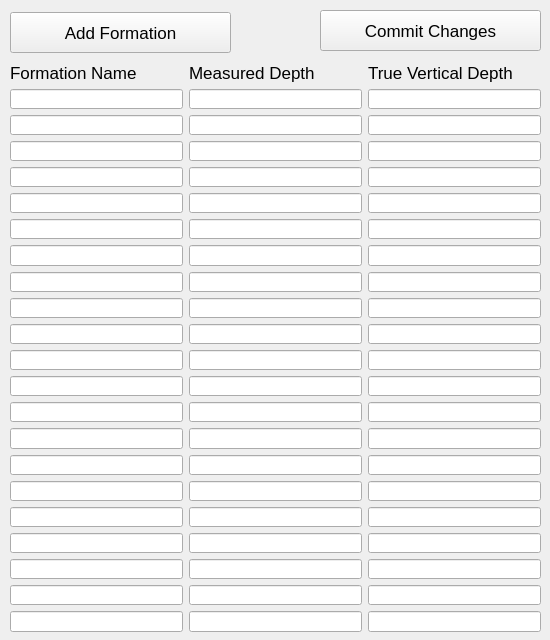
<?xml version="1.0" encoding="UTF-8"?>
<ui version="4.0">
 <class>formationWindow</class>
 <widget class="QMainWindow" name="formationWindow">
  <property name="geometry">
   <rect>
    <x>0</x>
    <y>0</y>
    <width>550</width>
    <height>640</height>
   </rect>
  </property>
  <property name="font">
   <font>
    <pointsize>8</pointsize>
   </font>
  </property>
  <property name="windowTitle">
   <string>Drilling Tools - Formation Editor - {well}</string>
  </property>
  <widget class="QWidget" name="centralwidget">
   <widget class="QPushButton" name="addFormationBtn">
    <property name="geometry">
     <rect>
      <x>10</x>
      <y>12</y>
      <width>221</width>
      <height>41</height>
     </rect>
    </property>
    <property name="font">
     <font>
      <pointsize>13</pointsize>
     </font>
    </property>
    <property name="text">
     <string>Add Formation</string>
    </property>
   </widget>
   <widget class="QPushButton" name="commitChangesBtn">
    <property name="geometry">
     <rect>
      <x>320</x>
      <y>10</y>
      <width>221</width>
      <height>41</height>
     </rect>
    </property>
    <property name="font">
     <font>
      <pointsize>13</pointsize>
     </font>
    </property>
    <property name="text">
     <string>Commit Changes</string>
    </property>
   </widget>
   <widget class="QWidget" name="">
    <property name="geometry">
     <rect>
      <x>10</x>
      <y>63</y>
      <width>531</width>
      <height>569</height>
     </rect>
    </property>
    <layout class="QGridLayout" name="gridLayout">
     <item row="0" column="0">
      <widget class="QLabel" name="label">
       <property name="font">
        <font>
         <pointsize>13</pointsize>
        </font>
       </property>
       <property name="text">
        <string>Formation Name</string>
       </property>
       <property name="alignment">
        <set>Qt::AlignLeading|Qt::AlignLeft|Qt::AlignVCenter</set>
       </property>
      </widget>
     </item>
     <item row="0" column="1">
      <widget class="QLabel" name="label_2">
       <property name="font">
        <font>
         <pointsize>13</pointsize>
        </font>
       </property>
       <property name="text">
        <string>Measured Depth</string>
       </property>
      </widget>
     </item>
     <item row="0" column="2">
      <widget class="QLabel" name="label_3">
       <property name="font">
        <font>
         <pointsize>13</pointsize>
        </font>
       </property>
       <property name="text">
        <string>True Vertical Depth</string>
       </property>
      </widget>
     </item>
     <item row="1" column="0">
      <widget class="QLineEdit" name="f0"/>
     </item>
     <item row="1" column="1">
      <widget class="QLineEdit" name="m0"/>
     </item>
     <item row="1" column="2">
      <widget class="QLineEdit" name="t0"/>
     </item>
     <item row="2" column="0">
      <widget class="QLineEdit" name="f1"/>
     </item>
     <item row="2" column="1">
      <widget class="QLineEdit" name="m1"/>
     </item>
     <item row="2" column="2">
      <widget class="QLineEdit" name="t1"/>
     </item>
     <item row="3" column="0">
      <widget class="QLineEdit" name="f2"/>
     </item>
     <item row="3" column="1">
      <widget class="QLineEdit" name="m2"/>
     </item>
     <item row="3" column="2">
      <widget class="QLineEdit" name="lineEdit_9"/>
     </item>
     <item row="4" column="0">
      <widget class="QLineEdit" name="f3"/>
     </item>
     <item row="4" column="1">
      <widget class="QLineEdit" name="m3"/>
     </item>
     <item row="4" column="2">
      <widget class="QLineEdit" name="lineEdit_12"/>
     </item>
     <item row="5" column="0">
      <widget class="QLineEdit" name="f4"/>
     </item>
     <item row="5" column="1">
      <widget class="QLineEdit" name="m4"/>
     </item>
     <item row="5" column="2">
      <widget class="QLineEdit" name="t4"/>
     </item>
     <item row="6" column="0">
      <widget class="QLineEdit" name="f5"/>
     </item>
     <item row="6" column="1">
      <widget class="QLineEdit" name="m5"/>
     </item>
     <item row="6" column="2">
      <widget class="QLineEdit" name="t5"/>
     </item>
     <item row="7" column="0">
      <widget class="QLineEdit" name="f6"/>
     </item>
     <item row="7" column="1">
      <widget class="QLineEdit" name="m6"/>
     </item>
     <item row="7" column="2">
      <widget class="QLineEdit" name="t6"/>
     </item>
     <item row="8" column="0">
      <widget class="QLineEdit" name="f7"/>
     </item>
     <item row="8" column="1">
      <widget class="QLineEdit" name="m7"/>
     </item>
     <item row="8" column="2">
      <widget class="QLineEdit" name="t7"/>
     </item>
     <item row="9" column="0">
      <widget class="QLineEdit" name="f8"/>
     </item>
     <item row="9" column="1">
      <widget class="QLineEdit" name="m8"/>
     </item>
     <item row="9" column="2">
      <widget class="QLineEdit" name="t8"/>
     </item>
     <item row="10" column="0">
      <widget class="QLineEdit" name="f9"/>
     </item>
     <item row="10" column="1">
      <widget class="QLineEdit" name="m9"/>
     </item>
     <item row="10" column="2">
      <widget class="QLineEdit" name="t9"/>
     </item>
     <item row="11" column="0">
      <widget class="QLineEdit" name="f10"/>
     </item>
     <item row="11" column="1">
      <widget class="QLineEdit" name="m10"/>
     </item>
     <item row="11" column="2">
      <widget class="QLineEdit" name="t10"/>
     </item>
     <item row="12" column="0">
      <widget class="QLineEdit" name="f11"/>
     </item>
     <item row="12" column="1">
      <widget class="QLineEdit" name="m11"/>
     </item>
     <item row="12" column="2">
      <widget class="QLineEdit" name="t11"/>
     </item>
     <item row="13" column="0">
      <widget class="QLineEdit" name="f12"/>
     </item>
     <item row="13" column="1">
      <widget class="QLineEdit" name="m12"/>
     </item>
     <item row="13" column="2">
      <widget class="QLineEdit" name="t12"/>
     </item>
     <item row="14" column="0">
      <widget class="QLineEdit" name="f13"/>
     </item>
     <item row="14" column="1">
      <widget class="QLineEdit" name="m13"/>
     </item>
     <item row="14" column="2">
      <widget class="QLineEdit" name="t13"/>
     </item>
     <item row="15" column="0">
      <widget class="QLineEdit" name="f14"/>
     </item>
     <item row="15" column="1">
      <widget class="QLineEdit" name="m14"/>
     </item>
     <item row="15" column="2">
      <widget class="QLineEdit" name="t14"/>
     </item>
     <item row="16" column="0">
      <widget class="QLineEdit" name="f15"/>
     </item>
     <item row="16" column="1">
      <widget class="QLineEdit" name="m15"/>
     </item>
     <item row="16" column="2">
      <widget class="QLineEdit" name="t15"/>
     </item>
     <item row="17" column="0">
      <widget class="QLineEdit" name="f16"/>
     </item>
     <item row="17" column="1">
      <widget class="QLineEdit" name="m16"/>
     </item>
     <item row="17" column="2">
      <widget class="QLineEdit" name="t16"/>
     </item>
     <item row="18" column="0">
      <widget class="QLineEdit" name="f17"/>
     </item>
     <item row="18" column="1">
      <widget class="QLineEdit" name="m17"/>
     </item>
     <item row="18" column="2">
      <widget class="QLineEdit" name="t17"/>
     </item>
     <item row="19" column="0">
      <widget class="QLineEdit" name="f18"/>
     </item>
     <item row="19" column="1">
      <widget class="QLineEdit" name="m18"/>
     </item>
     <item row="19" column="2">
      <widget class="QLineEdit" name="t18"/>
     </item>
     <item row="20" column="0">
      <widget class="QLineEdit" name="f19"/>
     </item>
     <item row="20" column="1">
      <widget class="QLineEdit" name="m19"/>
     </item>
     <item row="20" column="2">
      <widget class="QLineEdit" name="t19"/>
     </item>
     <item row="21" column="0">
      <widget class="QLineEdit" name="f20"/>
     </item>
     <item row="21" column="1">
      <widget class="QLineEdit" name="m20"/>
     </item>
     <item row="21" column="2">
      <widget class="QLineEdit" name="t20"/>
     </item>
    </layout>
   </widget>
  </widget>
 </widget>
 <resources/>
 <connections/>
</ui>
